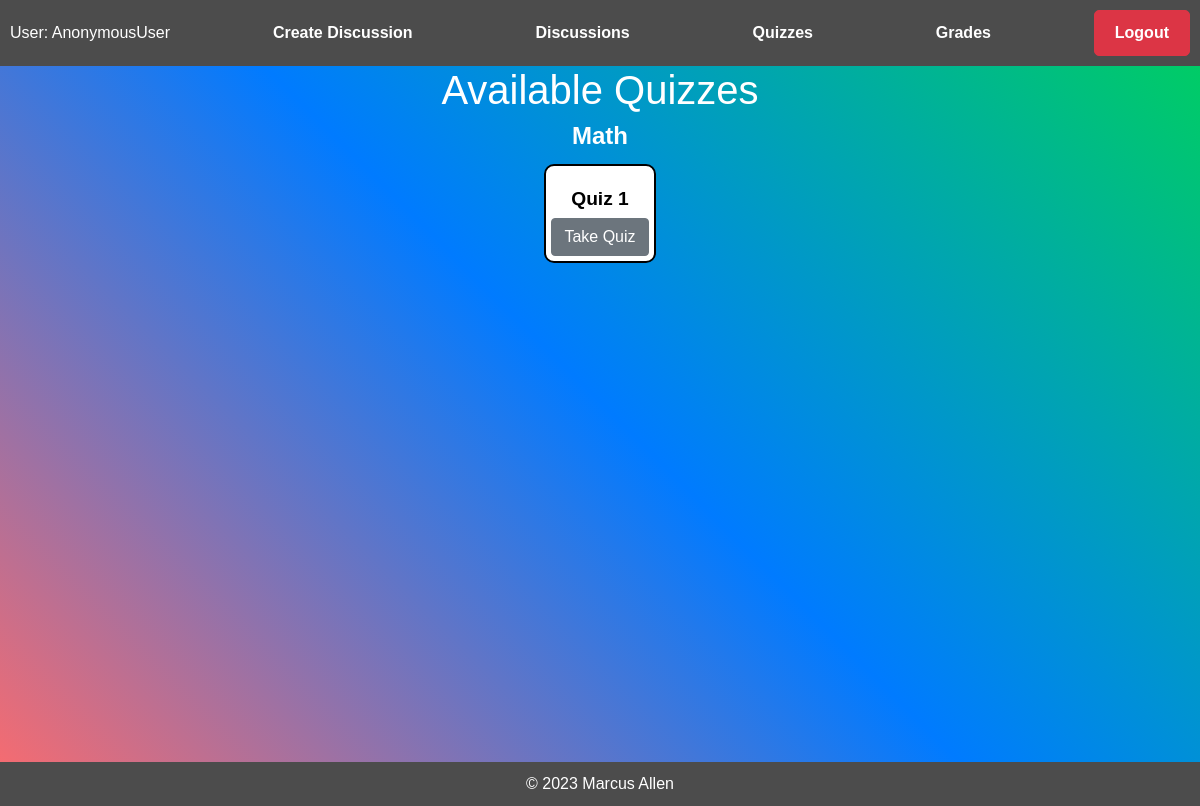
The page /students/quizzes/ on the database as committed earlier.
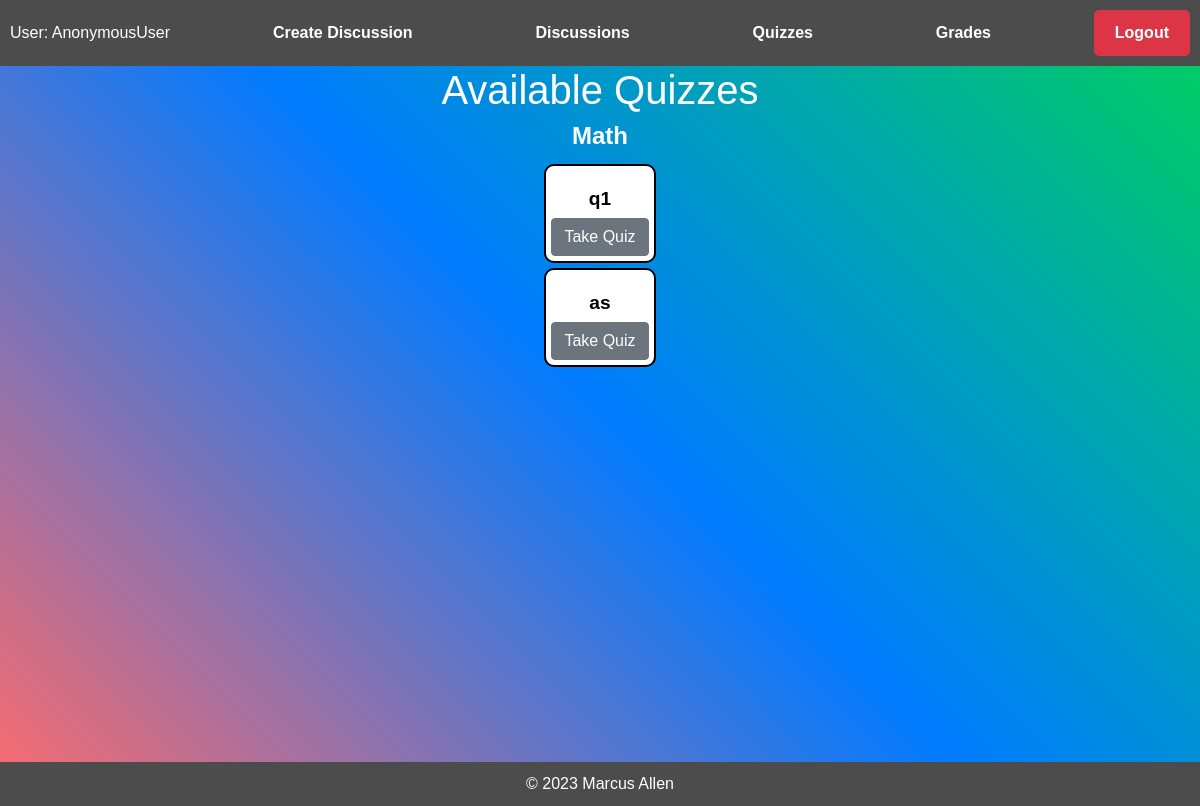
The same page on the database as committed later.
### teachers/models.py (models this page shows)
class Quiz(models.Model):
    title = models.CharField(max_length=255)
    author = models.ForeignKey(User, on_delete=models.CASCADE)
    subject = models.CharField(max_length=255, default="Math")
    question_responses = models.JSONField(default=dict)

### students/views.py (the view)
# urls.py: path('quizzes/', views.quizzes, name='quizzes'),
def quizzes(request):
    all_quizzes = Quiz.objects.all()
    quizzes_by_subject = {}
    for quiz in all_quizzes:
        subject = quiz.subject
        if subject not in quizzes_by_subject:
            quizzes_by_subject[subject] = []
        quizzes_by_subject[subject].append(quiz)
    context = {
        'quizzes_by_subject': quizzes_by_subject
    }
    return render(request, 'students/quizzes.html', context)

### students/templates/students/quizzes.html (shortened to what this page needs)
{% extends "students/index.html" %}
{% block content %}
<div class="container">
    <h1>Available Quizzes</h1>
    {% if quizzes_by_subject %}
        <div class="row">
            {% for subject, quizzes in quizzes_by_subject.items %}
                <div class="col-md-12">
                    <h1 class="subject-title text-center">{{ subject }}</h1>
                    <div class="quiz-list-container" style="max-height: 300px; overflow-y: auto;">
                        <ul class="quiz-list">
                            {% for quiz in quizzes %}
                                <li class="quiz-item">
                                    <div class="quiz-info text-center mt-3">
                                        <h5 style="color: black">{{ quiz.title }}</h5>
                                    </div>
                                    <div class="">
                                        <a href="{% url 'students:take_quiz' quiz.id %}" class="btn btn-secondary btn-block">Take Quiz</a>
                                    </div>
                                </li>
                            {% endfor %}
                        </ul>
                    </div>
                </div>
            {% endfor %}
        </div>
    {% else %}
        <p class="text-center">No quizzes available at the moment.</p>
    {% endif %}
</div>
</div>
{% endblock %}

Rows that differ between the two databases and show on the page:
changed Quiz "Math": title "Quiz 1" → "q1"
added Quiz: title "as", shown under "Math"
